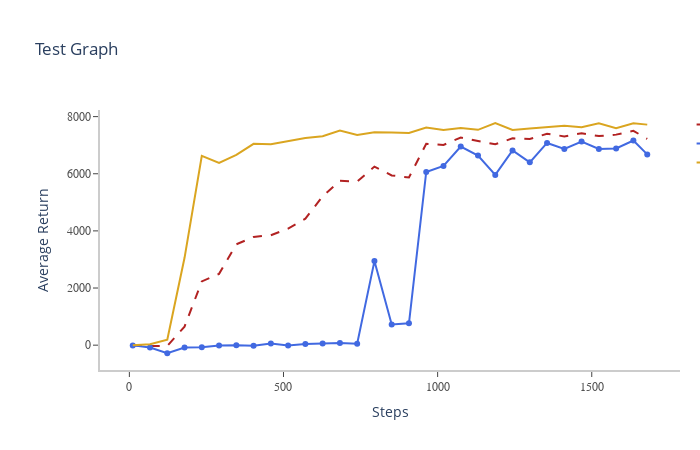

The notebook cell saved with this chart:
### Markdown cell above
---
title: "matplotlib demo"
format:
  html:
    code-fold: true
jupyter: python3
---

```{python}
#| label: test-label
#| fig-cap: "fig-cap example"

import pandas as pd
import plotly.express as px

df = pd.read_csv('data/test.csv')

fig = px.line(df, x="Step", 
              y=["Group: EDAC-D4RL - eval/reward_mean","Group: EDAC-D4RL - eval/reward_mean__MIN","Group: EDAC-D4RL - eval/reward_mean__MAX"],
             title="Test Graph",
             markers=True)

fig.show()
```

### Code cell
import pandas as pd
import plotly.graph_objects as go

df = pd.read_csv('data/test.csv')

# Build figure
fig = go.Figure()

fig.add_trace(go.Scatter(x=df["Step"], y=df["Group: EDAC-D4RL - eval/reward_mean"], name='Line 1',
                         line=dict(color='firebrick', width=2, dash='dash')))

fig.add_trace(go.Scatter(x=df["Step"], y=df["Group: EDAC-D4RL - eval/reward_mean__MIN"], name='Line 2',
                         mode='lines+markers', line=dict(color='royalblue', width=2,)))

fig.add_trace(go.Scatter(x=df["Step"], y=df["Group: EDAC-D4RL - eval/reward_mean__MAX"], name='Line 3',
                         line=dict(color='goldenrod', width=2)))

fig.update_layout(
    title='Test Graph',
    xaxis=dict(
        title="Steps",
        showline=True,
        showgrid=True,
        showticklabels=True,
        linecolor='rgb(204, 204, 204)',
        linewidth=2,
        ticks='outside',
        tickfont=dict(
            family='Arial',
            size=12,
            color='rgb(82, 82, 82)',
        ),
    ),
    yaxis=dict(
        title="Average Return",
        showgrid=True,
        zeroline=True,
        showline=True,
        showticklabels=True,
        linecolor='rgb(204, 204, 204)',
        linewidth=2,
        ticks='outside',
        tickfont=dict(
            family='Arial',
            size=12,
            color='rgb(82, 82, 82)',
        )
    ),
    autosize=False,
    margin=dict(
        autoexpand=False,
        l=100,
        r=20,
        t=110,
    ),
    showlegend=True,
    plot_bgcolor='white'
)

fig.show()

### Figure 1 — Plotly figure (JSON) as saved in the notebook; plotly's stock layout.template omitted (floating-point values rounded to 4 significant figures)
{"data": [{"line": {"color": "firebrick", "dash": "dash", "width": 2}, "name": "Line 1", "type": "scatter", "x": [11, 67, 123, 179, 235, 291, 347, 403, 459, 515, 571, 627, 683, 739, 795, 851, 907, 963, 1019, 1075, 1131, 1187, 1243, 1299, 1355, 1411, 1467, 1523, 1579, 1635, 1680], "y": [-7.192, -31.63, -26.02, 648.5, 2230.0, 2496.0, 3529.0, 3789.0, 3848.0, 4081.0, 4427.0, 5210.0, 5755.0, 5725.0, 6250.0, 5941.0, 5869.0, 7050.0, 7010.0, 7268.0, 7146.0, 7032.0, 7241.0, 7214.0, 7401.0, 7307.0, 7420.0, 7317.0, 7369.0, 7504.0, 7220.0]}, {"line": {"color": "royalblue", "width": 2}, "mode": "lines+markers", "name": "Line 2", "type": "scatter", "x": [11, 67, 123, 179, 235, 291, 347, 403, 459, 515, 571, 627, 683, 739, 795, 851, 907, 963, 1019, 1075, 1131, 1187, 1243, 1299, 1355, 1411, 1467, 1523, 1579, 1635, 1680], "y": [-7.402, -84.68, -282.9, -80.07, -76.41, -10.38, -0.5163, -16.39, 59.22, -12.37, 44.87, 60.37, 72.81, 50.6, 2943.0, 722.4, 766.6, 6063.0, 6273.0, 6952.0, 6637.0, 5960.0, 6816.0, 6400.0, 7078.0, 6867.0, 7128.0, 6870.0, 6886.0, 7163.0, 6677.0]}, {"line": {"color": "goldenrod", "width": 2}, "name": "Line 3", "type": "scatter", "x": [11, 67, 123, 179, 235, 291, 347, 403, 459, 515, 571, 627, 683, 739, 795, 851, 907, 963, 1019, 1075, 1131, 1187, 1243, 1299, 1355, 1411, 1467, 1523, 1579, 1635, 1680], "y": [-6.65, 31.72, 187.4, 3058.0, 6625.0, 6375.0, 6664.0, 7048.0, 7033.0, 7137.0, 7248.0, 7315.0, 7512.0, 7354.0, 7449.0, 7446.0, 7429.0, 7617.0, 7530.0, 7597.0, 7537.0, 7776.0, 7535.0, 7581.0, 7636.0, 7680.0, 7629.0, 7763.0, 7595.0, 7769.0, 7719.0]}], "layout": {"autosize": false, "height": 450, "margin": {"autoexpand": false, "l": 100, "r": 20, "t": 110}, "plot_bgcolor": "white", "showlegend": true, "title": {"text": "Test Graph"}, "width": 700, "xaxis": {"autorange": true, "linecolor": "rgb(204, 204, 204)", "linewidth": 2, "range": [-95.24, 1786.0], "showgrid": true, "showline": true, "showticklabels": true, "tickfont": {"color": "rgb(82, 82, 82)", "family": "Arial", "size": 12}, "ticks": "outside", "title": {"text": "Steps"}, "type": "linear"}, "yaxis": {"autorange": true, "linecolor": "rgb(204, 204, 204)", "linewidth": 2, "range": [-869.2, 8231.0], "showgrid": true, "showline": true, "showticklabels": true, "tickfont": {"color": "rgb(82, 82, 82)", "family": "Arial", "size": 12}, "ticks": "outside", "title": {"text": "Average Return"}, "type": "linear", "zeroline": true}}}
